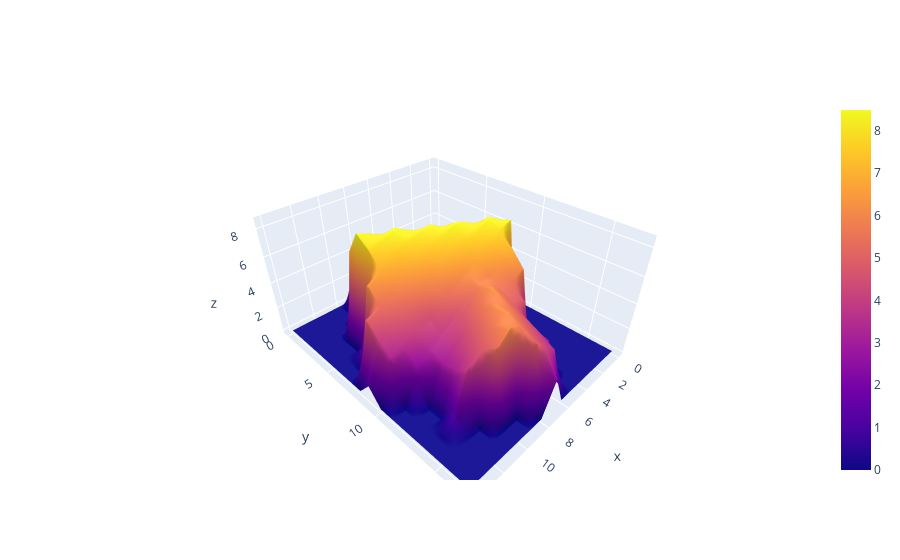

The cell this chart's notebook holds for it:
### Code cell
fig = go.Figure(data=go.Surface(z=out_image_CHM))
fig.show()

### Figure 1 — Plotly figure (JSON) as saved in the notebook; plotly's stock layout.template omitted (floating-point values rounded to 4 significant figures; data arrays with more than 128 entries replaced by an {"elided": "..."} marker saying what was removed)
{"data": [{"type": "surface", "z": {"elided": "18x15 float values"}}], "layout": {}}
